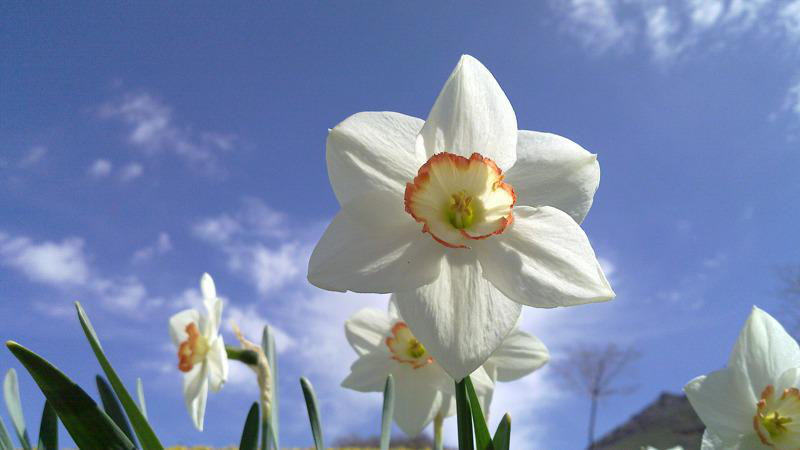
#> input picture Q1/GreyScale Via Desaturation/input.jpg, 800 x 450 px
$ python grayscale_Desaturation.py
#> lines starting #> are read from the running program, lines starting #| are printed output that depends on the picture
# We import the Image class from PIL so we can open, read and save images
from PIL import Image
# This function converts a color image into grayscale using the DESATURATION method
def desaturate_grayscale(input_path, output_path):
    # Open the original image and convert it to RGB format
#> called with input_path = 'input.jpg', output_path = 'out.jpg'
    img = Image.open(input_path).convert("RGB") #converts to RGB if img is in other format like CJMK
#> img is the input picture: PIL image 800x450 RGB; mean R, G, B 120.6, 136.2, 171.3
    # Get the width and height of the image (number of pixels horizontally and vertically)
    width, height = img.size
#> width = 800; height = 450
    # Create a new blank image with same size where we will store grayscale pixels
    gray_img = Image.new("RGB", (width, height))
#> gray_img: PIL image 800x450 RGB; every value is 0
    # Loop through every column (x-coordinate) of the image
    for x in range(width):
        # Loop through every row (y-coordinate) in that column
        for y in range(height):
            # Get the R, G, B values of the current pixel
            r, g, b = img.getpixel((x, y))
            # DESATURATION GRAYSCALE RULE:
            #   gray = (max(R,G,B) + min(R,G,B)) / 2
            # Find the brightest (maximum) among R, G, B
            max_val = max(r, g, b)
            # Find the darkest (minimum) among R, G, B
            min_val = min(r, g, b)
            # Apply the desaturation formula and convert to integer
            gray = int((max_val + min_val) / 2)
            # Write this computed grayscale value back to the output image
            # All channels are same for grayscale: (gray, gray, gray)
            gray_img.putpixel((x, y), (gray, gray, gray))
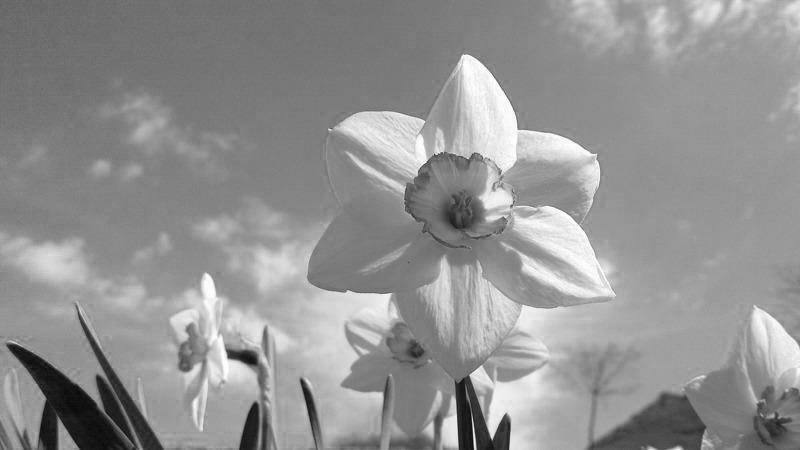
#> gray_img: PIL image 800x450 RGB; min 8, max 255, mean 146.3
    # Save the final grayscale image to the given output path
    gray_img.save(output_path)
    # Print message to show that conversion is complete
    print("Saved:", output_path)

desaturate_grayscale("input.jpg", "out.jpg")
